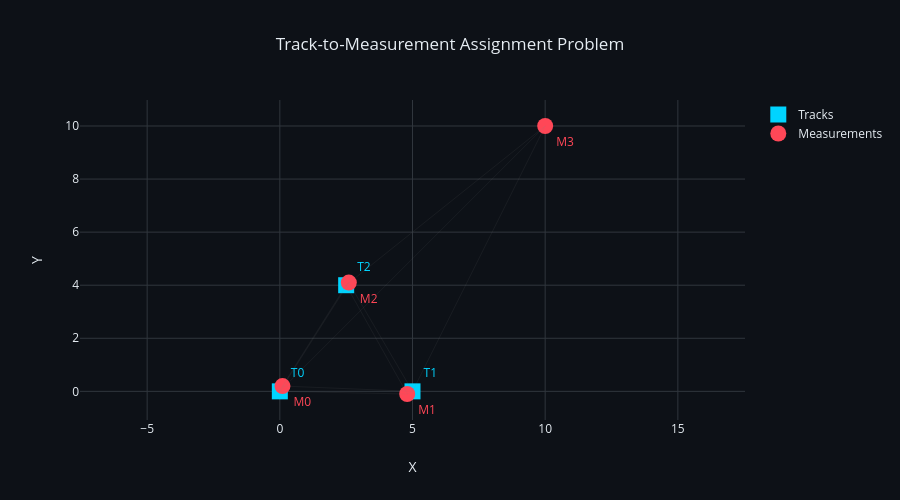

Write notebook code for a chart like this one.
### Code cell
# Visualize tracks and measurements
fig = go.Figure()

# Plot tracks
fig.add_trace(
    go.Scatter(x=tracks[:, 0], y=tracks[:, 1], mode='markers+text',
               marker=dict(size=16, color='#00d4ff', symbol='square'),
               text=[f'T{i}' for i in range(len(tracks))],
               textposition='top right', textfont=dict(color='#00d4ff'),
               name='Tracks')
)

# Plot measurements
fig.add_trace(
    go.Scatter(x=measurements[:, 0], y=measurements[:, 1], mode='markers+text',
               marker=dict(size=16, color='#ff4757', symbol='circle'),
               text=[f'M{j}' for j in range(len(measurements))],
               textposition='bottom right', textfont=dict(color='#ff4757'),
               name='Measurements')
)

# Draw all possible associations (faint lines)
for i in range(n_tracks):
    for j in range(n_meas):
        fig.add_trace(
            go.Scatter(x=[tracks[i, 0], measurements[j, 0]], 
                       y=[tracks[i, 1], measurements[j, 1]],
                       mode='lines', line=dict(color='gray', width=0.5),
                       opacity=0.2, showlegend=False, hoverinfo='skip')
        )

fig.update_layout(
    template=dark_template,
    title='Track-to-Measurement Assignment Problem',
    xaxis_title='X',
    yaxis_title='Y',
    height=500,
    xaxis=dict(scaleanchor='y', scaleratio=1),
)
fig.show()

### Figure 1 — Plotly figure (JSON) as saved in the notebook; plotly's stock layout.template omitted (floating-point values rounded to 4 significant figures)
{"data": [{"marker": {"color": "#00d4ff", "size": 16, "symbol": "square"}, "mode": "markers+text", "name": "Tracks", "text": ["T0", "T1", "T2"], "textfont": {"color": "#00d4ff"}, "textposition": "top right", "type": "scatter", "x": [0.0, 5.0, 2.5], "y": [0.0, 0.0, 4.0]}, {"marker": {"color": "#ff4757", "size": 16, "symbol": "circle"}, "mode": "markers+text", "name": "Measurements", "text": ["M0", "M1", "M2", "M3"], "textfont": {"color": "#ff4757"}, "textposition": "bottom right", "type": "scatter", "x": [0.1, 4.8, 2.6, 10.0], "y": [0.2, -0.1, 4.1, 10.0]}, {"hoverinfo": "skip", "line": {"color": "gray", "width": 0.5}, "mode": "lines", "opacity": 0.2, "showlegend": false, "type": "scatter", "x": [0, 0.1], "y": [0, 0.2]}, {"hoverinfo": "skip", "line": {"color": "gray", "width": 0.5}, "mode": "lines", "opacity": 0.2, "showlegend": false, "type": "scatter", "x": [0, 4.8], "y": [0, -0.1]}, {"hoverinfo": "skip", "line": {"color": "gray", "width": 0.5}, "mode": "lines", "opacity": 0.2, "showlegend": false, "type": "scatter", "x": [0, 2.6], "y": [0, 4.1]}, {"hoverinfo": "skip", "line": {"color": "gray", "width": 0.5}, "mode": "lines", "opacity": 0.2, "showlegend": false, "type": "scatter", "x": [0, 10], "y": [0, 10]}, {"hoverinfo": "skip", "line": {"color": "gray", "width": 0.5}, "mode": "lines", "opacity": 0.2, "showlegend": false, "type": "scatter", "x": [5, 0.1], "y": [0, 0.2]}, {"hoverinfo": "skip", "line": {"color": "gray", "width": 0.5}, "mode": "lines", "opacity": 0.2, "showlegend": false, "type": "scatter", "x": [5, 4.8], "y": [0, -0.1]}, {"hoverinfo": "skip", "line": {"color": "gray", "width": 0.5}, "mode": "lines", "opacity": 0.2, "showlegend": false, "type": "scatter", "x": [5, 2.6], "y": [0, 4.1]}, {"hoverinfo": "skip", "line": {"color": "gray", "width": 0.5}, "mode": "lines", "opacity": 0.2, "showlegend": false, "type": "scatter", "x": [5, 10], "y": [0, 10]}, {"hoverinfo": "skip", "line": {"color": "gray", "width": 0.5}, "mode": "lines", "opacity": 0.2, "showlegend": false, "type": "scatter", "x": [2.5, 0.1], "y": [4, 0.2]}, {"hoverinfo": "skip", "line": {"color": "gray", "width": 0.5}, "mode": "lines", "opacity": 0.2, "showlegend": false, "type": "scatter", "x": [2.5, 4.8], "y": [4, -0.1]}, {"hoverinfo": "skip", "line": {"color": "gray", "width": 0.5}, "mode": "lines", "opacity": 0.2, "showlegend": false, "type": "scatter", "x": [2.5, 2.6], "y": [4, 4.1]}, {"hoverinfo": "skip", "line": {"color": "gray", "width": 0.5}, "mode": "lines", "opacity": 0.2, "showlegend": false, "type": "scatter", "x": [2.5, 10], "y": [4, 10]}], "layout": {"height": 500, "title": {"text": "Track-to-Measurement Assignment Problem"}, "xaxis": {"scaleanchor": "y", "scaleratio": 1, "title": {"text": "X"}}, "yaxis": {"title": {"text": "Y"}}}}
